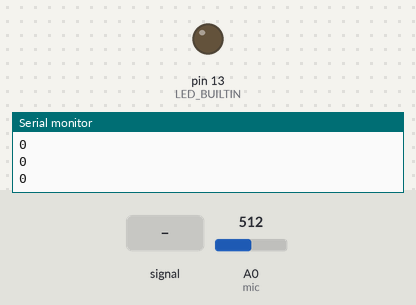
The sketch below on a simulated Arduino Uno, built with avr-gcc and run on an emulated ATmega328P. On the bench: output pins drawn as LEDs (lit = HIGH), the last lines printed to the serial monitor. The inputs (shaded band) are chosen by the test bench; at power-on: A0 (mic) = 512.

Above: at 1.2 s.
1.3 s: A0 (mic) fed a 2 Hz sine of ±306 counts around its level
At 1.55 s:
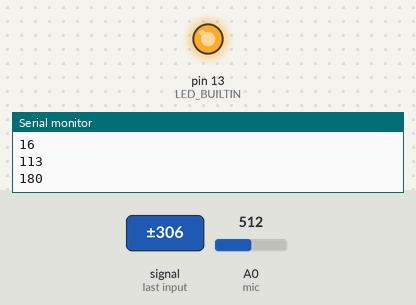
4.3 s: A0 (mic) set to 716
Timing chart, 0 to 7.3 s (numbered marks = the images above; inputs shaded):
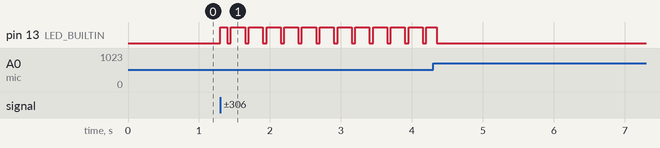

The sketch:

arduino-traffic-lights.ino
```cpp
/**
 * Get the value returns by the KY-038
 *
 * Inspired by jenfoxbot <jenfoxbot@gmail.com>
 */
const int sampleTime = 50;

int mic = A0;
int micOut;

void setup() {
  pinMode(LED_BUILTIN, OUTPUT);

  Serial.begin(9600);
}

void loop() {
  int micOutput = findPTPAmp();

  if (micOutput > 20) {
    digitalWrite(LED_BUILTIN, HIGH);
    } else {
      digitalWrite(LED_BUILTIN, LOW);
    }
}

// find the Peak-to-Peak Amplitude Function
int findPTPAmp() {
  // time variables to find the peak-to-peak amplitude
  unsigned long startTime = millis();  // Start of sample window
  unsigned int PTPAmp = 0;

  // signal variables to find the peak-to-peak amplitude
  unsigned int maxAmp = 0;
  unsigned int minAmp = 1023;

  // find the max and min of the mic output within the 50 ms timeframe
  while(millis() - startTime < sampleTime) {
    micOut = analogRead(mic);
    // prevent erroneous readings
    if (micOut < 1023) {
      if (micOut > maxAmp) {
        // save only the max reading
        maxAmp = micOut;
      } else if (micOut < minAmp) {
        minAmp = micOut; //save only the min reading
      }
    }
  }

  // (max amp) - (min amp) = peak-to-peak amplitude
  PTPAmp = maxAmp - minAmp;
  // debugging
  Serial.println(PTPAmp, DEC);

  // Convert ADC into voltage
  double micOut_Volts = (PTPAmp * 3.3) / 1024;
  // debugging
  //Serial.println(micOut_Volts);

  return PTPAmp;
}
```

Measured:
- after the input at 1.3 s, pin 13 (LED_BUILTIN): LOW → HIGH at once, then repeats every 0.25 s: LOW 0.05 s, HIGH 0.20 s
